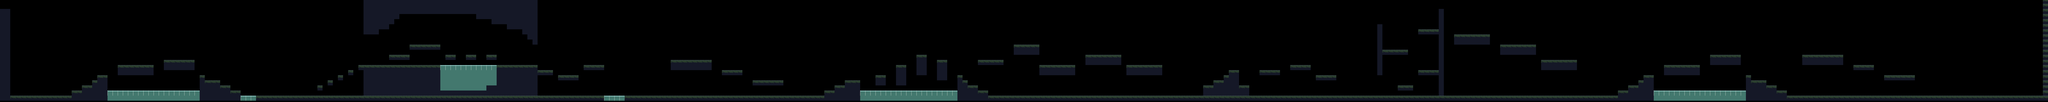

A 2D game scene composited from a Tiled map and its tileset images. What follows is a short description and the map's XML, with each tile layer's data collapsed to a summary:
An orthogonal 400x20 tile map with 32x32 px tiles, 1 tile layer (Tile Layer 1), 4 tilesets.

<map version="1.2" tiledversion="1.2.0" orientation="orthogonal" renderorder="right-down" width="400" height="20" tilewidth="32" tileheight="32" infinite="0" nextlayerid="20" nextobjectid="1">
 <tileset firstgid="1" source="ground.tsx" />
 <tileset firstgid="2" source="grass2.tsx" />
 <tileset firstgid="3" source="water.tsx" />
 <tileset firstgid="4" source="underWater.tsx" />
 <layer id="19" name="Tile Layer 1" width="400" height="20" offsetx="0" offsety="-8">
  <data>[8000 cells, 1314 non-empty, 4 distinct tile ids]</data>
 </layer>
</map>